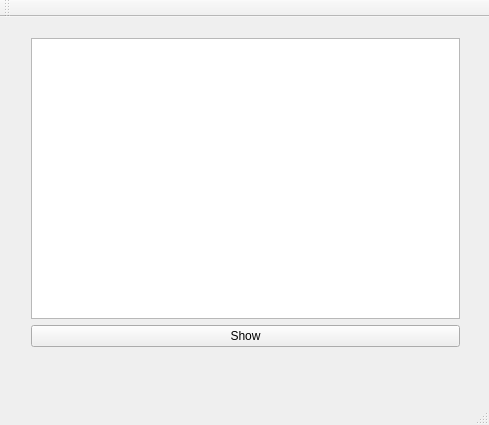
<?xml version="1.0" encoding="UTF-8"?>
<ui version="4.0">
 <class>MainWindow</class>
 <widget class="QMainWindow" name="MainWindow">
  <property name="geometry">
   <rect>
    <x>0</x>
    <y>0</y>
    <width>489</width>
    <height>425</height>
   </rect>
  </property>
  <property name="sizePolicy">
   <sizepolicy hsizetype="Preferred" vsizetype="Preferred">
    <horstretch>0</horstretch>
    <verstretch>0</verstretch>
   </sizepolicy>
  </property>
  <property name="windowTitle">
   <string>MainWindow</string>
  </property>
  <widget class="QWidget" name="centralWidget">
   <widget class="QWidget" name="">
    <property name="geometry">
     <rect>
      <x>20</x>
      <y>10</y>
      <width>451</width>
      <height>331</height>
     </rect>
    </property>
    <layout class="QVBoxLayout" name="verticalLayout">
     <item>
      <widget class="QListWidget" name="listWidget"/>
     </item>
     <item>
      <widget class="QPushButton" name="btnShow">
       <property name="text">
        <string>Show</string>
       </property>
      </widget>
     </item>
    </layout>
   </widget>
  </widget>
  <widget class="QMenuBar" name="menuBar">
   <property name="geometry">
    <rect>
     <x>0</x>
     <y>0</y>
     <width>489</width>
     <height>22</height>
    </rect>
   </property>
  </widget>
  <widget class="QToolBar" name="mainToolBar">
   <attribute name="toolBarArea">
    <enum>TopToolBarArea</enum>
   </attribute>
   <attribute name="toolBarBreak">
    <bool>false</bool>
   </attribute>
  </widget>
  <widget class="QStatusBar" name="statusBar"/>
 </widget>
 <layoutdefault spacing="6" margin="11"/>
 <resources/>
 <connections/>
</ui>
